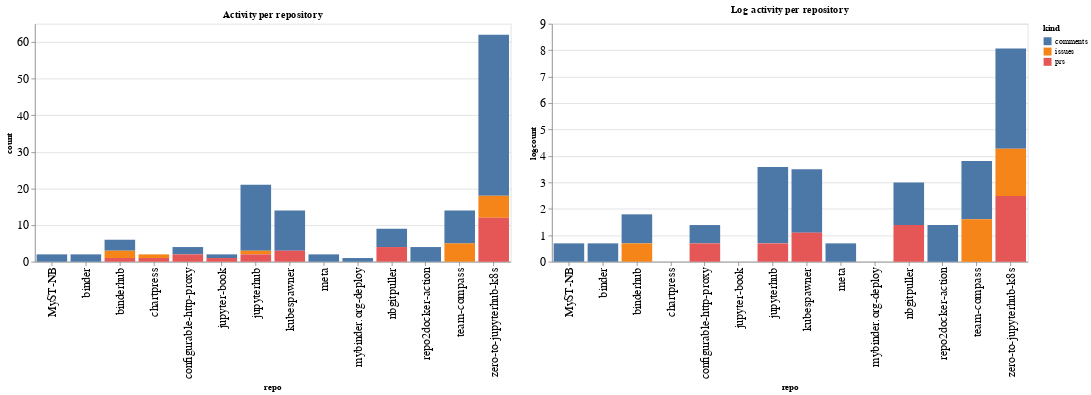

Notebook cell for this chart:
### Code cell
ch1 = alt.Chart(repo_summaries, width=600, title="Activity per repository").mark_bar().encode(
    x='repo',
    y='count',
    color='kind',
    tooltip="kind"
)

ch2 = alt.Chart(repo_summaries, width=600, title="Log activity per repository").mark_bar().encode(
    x='repo',
    y='logcount',
    color='kind',
    tooltip="kind"
)

ch1 | ch2

### Figure 1 — Vega-Lite specification as saved in the notebook (floating-point values rounded to 4 significant figures)
{"config": {"axisLeft": {"labelFontSize": 15}, "axisBottom": {"labelFontSize": 15}}, "hconcat": [{"mark": "bar", "encoding": {"color": {"type": "nominal", "field": "kind"}, "tooltip": {"type": "nominal", "field": "kind"}, "x": {"type": "nominal", "field": "repo"}, "y": {"type": "quantitative", "field": "count"}}, "title": "Activity per repository", "width": 600}, {"mark": "bar", "encoding": {"color": {"type": "nominal", "field": "kind"}, "tooltip": {"type": "nominal", "field": "kind"}, "x": {"type": "nominal", "field": "repo"}, "y": {"type": "quantitative", "field": "logcount"}}, "title": "Log activity per repository", "width": 600}], "data": {"name": "data-17570c6c3d1d68e191bc2003b404a71e"}, "$schema": "https://vega.github.io/schema/vega-lite/v4.8.1.json", "datasets": {"data-17570c6c3d1d68e191bc2003b404a71e": [{"repo": "MyST-NB", "kind": "comments", "count": 2, "logcount": 0.6931}, {"repo": "binder", "kind": "comments", "count": 2, "logcount": 0.6931}, {"repo": "binderhub", "kind": "comments", "count": 3, "logcount": 1.099}, {"repo": "binderhub", "kind": "issues", "count": 2, "logcount": 0.6931}, {"repo": "binderhub", "kind": "prs", "count": 1, "logcount": 0.0}, {"repo": "chartpress", "kind": "issues", "count": 1, "logcount": 0.0}, {"repo": "chartpress", "kind": "prs", "count": 1, "logcount": 0.0}, {"repo": "configurable-http-proxy", "kind": "comments", "count": 2, "logcount": 0.6931}, {"repo": "configurable-http-proxy", "kind": "prs", "count": 2, "logcount": 0.6931}, {"repo": "jupyter-book", "kind": "comments", "count": 1, "logcount": 0.0}, {"repo": "jupyter-book", "kind": "prs", "count": 1, "logcount": 0.0}, {"repo": "jupyterhub", "kind": "comments", "count": 18, "logcount": 2.89}, {"repo": "jupyterhub", "kind": "issues", "count": 1, "logcount": 0.0}, {"repo": "jupyterhub", "kind": "prs", "count": 2, "logcount": 0.6931}, {"repo": "kubespawner", "kind": "comments", "count": 11, "logcount": 2.398}, {"repo": "kubespawner", "kind": "prs", "count": 3, "logcount": 1.099}, {"repo": "meta", "kind": "comments", "count": 2, "logcount": 0.6931}, {"repo": "mybinder.org-deploy", "kind": "comments", "count": 1, "logcount": 0.0}, {"repo": "nbgitpuller", "kind": "comments", "count": 5, "logcount": 1.609}, {"repo": "nbgitpuller", "kind": "prs", "count": 4, "logcount": 1.386}, {"repo": "repo2docker-action", "kind": "comments", "count": 4, "logcount": 1.386}, {"repo": "team-compass", "kind": "comments", "count": 9, "logcount": 2.197}, {"repo": "team-compass", "kind": "issues", "count": 5, "logcount": 1.609}, {"repo": "zero-to-jupyterhub-k8s", "kind": "comments", "count": 44, "logcount": 3.784}, {"repo": "zero-to-jupyterhub-k8s", "kind": "issues", "count": 6, "logcount": 1.792}, {"repo": "zero-to-jupyterhub-k8s", "kind": "prs", "count": 12, "logcount": 2.485}]}}
